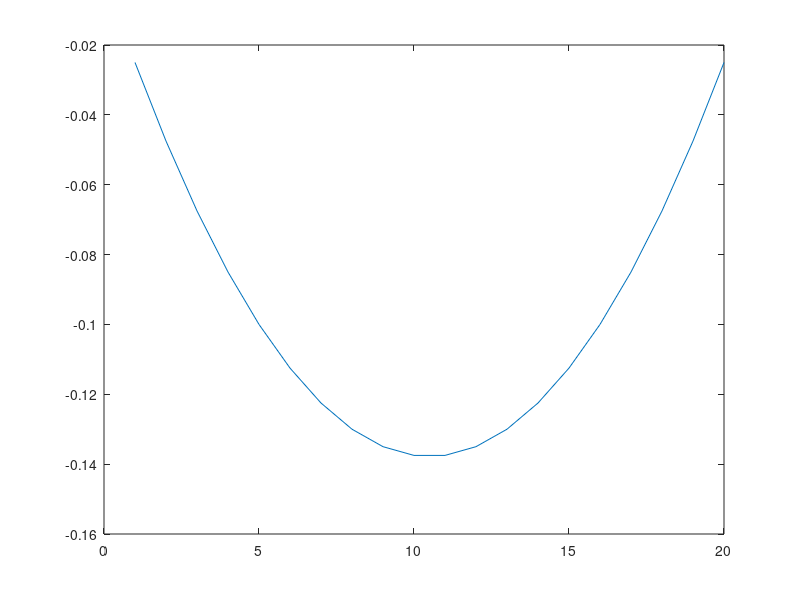

The MATLAB source for this figure:
dr = 0.05; dr2 = dr*dr;
R1 = 1;
N = R1/dr;

A = sparse(N, N);
for i = 2:N-1
	A(i,i) = -2;
	A(i,i-1) = 1;
	A(i,i+1) = 1;
end
A(1,1) = -2;
A(1,2) = 1;
A(N,N) = -2;
A(N,N-1) = 1;

A = A/dr2;

b = ones(N,1);

plot(A\b)
